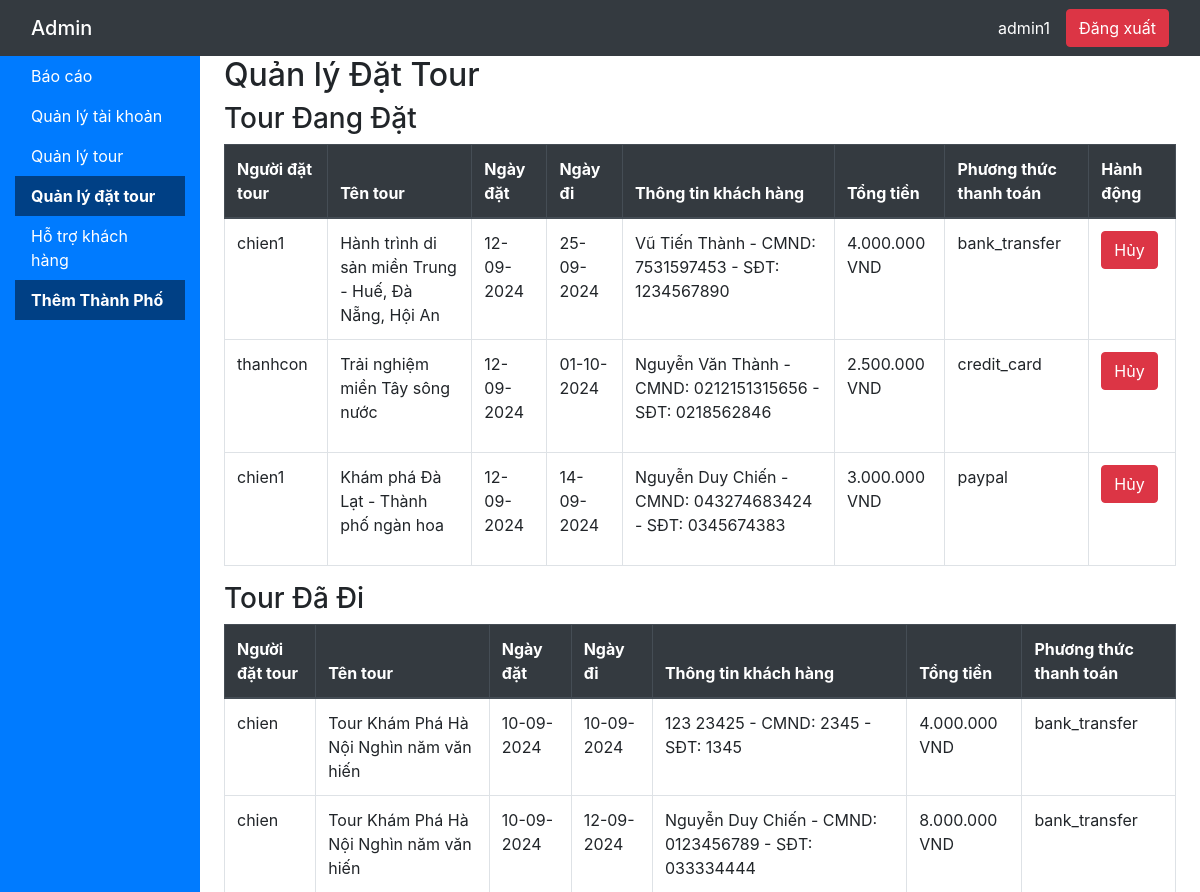
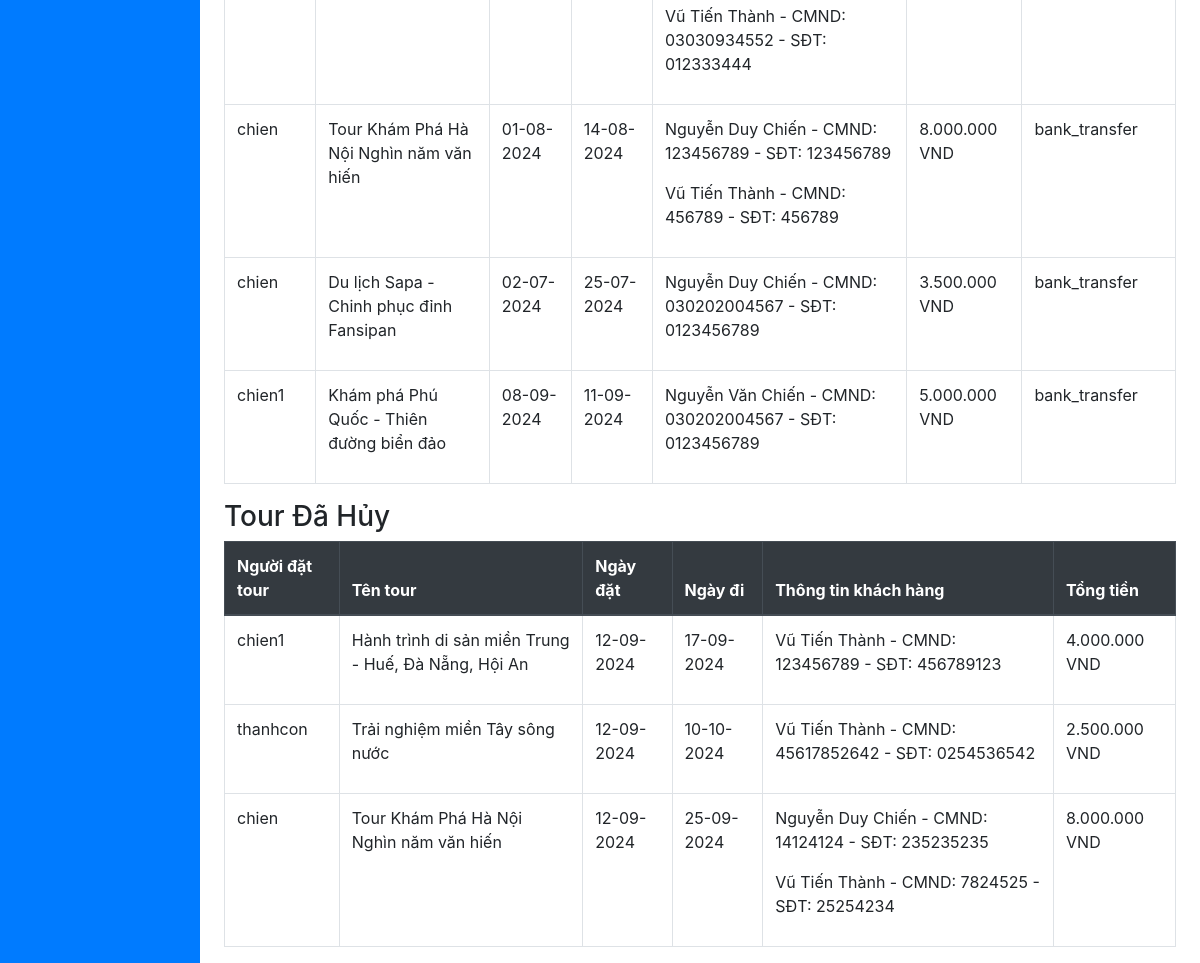
The app's page /admin/manage_bookings.php (signed in) with its own data (2 pictures, top to bottom).
### tables this page shows
CREATE TABLE `bookings` (
  `booking_id` int(11) NOT NULL,
  `user_id` int(11) DEFAULT NULL,
  `tour_id` int(11) DEFAULT NULL,
  `booking_date` datetime NOT NULL,
  `departure_date` date NOT NULL,
  `quantity` int(11) NOT NULL,
  `total_price` decimal(10,2) NOT NULL,
  `booking_status` enum('pending','complete','cancel') NOT NULL
);

CREATE TABLE `users` (
  `user_id` int(11) NOT NULL,
  `username` varchar(255) NOT NULL,
  `password` varchar(255) NOT NULL,
  `email` varchar(255) NOT NULL,
  `phone` varchar(20) DEFAULT NULL,
  `user_type` enum('user','admin') NOT NULL
);

CREATE TABLE `tours` (
  `tour_id` int(11) NOT NULL,
  `title` varchar(255) NOT NULL,
  `description` longtext DEFAULT NULL,
  `url_img` text DEFAULT NULL,
  `itinerary` longtext DEFAULT NULL,
  `duration` int(11) NOT NULL,
  `price` int(11) NOT NULL,
  `city_id` int(11) DEFAULT NULL
);

CREATE TABLE `customers` (
  `customer_id` int(11) NOT NULL,
  `first_name` varchar(255) NOT NULL,
  `last_name` varchar(255) NOT NULL,
  `id_card_number` varchar(20) DEFAULT NULL,
  `phone` varchar(15) DEFAULT NULL,
  `booking_id` int(11) DEFAULT NULL
);

CREATE TABLE `payments` (
  `payment_id` int(11) NOT NULL,
  `booking_id` int(11) DEFAULT NULL,
  `amount` decimal(10,2) NOT NULL,
  `payment_method` enum('credit_card','paypal','bank_transfer') NOT NULL,
  `payment_date` datetime NOT NULL
);

### admin/manage_bookings.php (the view, shortened to what this page needs)
<?php
$servername = "localhost";
$username = "root";
$password = "";
$dbname = "tour_booking";
$conn = new mysqli($servername, $username, $password, $dbname);
$sql = "SELECT b.booking_id, b.booking_date, b.departure_date, b.total_price, b.booking_status,
               u.username as user_name, t.title as tour_title, p.payment_method
        FROM bookings b
        JOIN users u ON b.user_id = u.user_id
        JOIN tours t ON b.tour_id = t.tour_id
        LEFT JOIN payments p ON b.booking_id = p.booking_id";
$result = $conn->query($sql);
$customer_sql = "SELECT c.booking_id, CONCAT(c.first_name, ' ', c.last_name) as customer_name, c.id_card_number, c.phone
                 FROM customers c";
$customer_result = $conn->query($customer_sql);
$customers_by_booking = [];
while ($row = $customer_result->fetch_assoc()) {
    if (!isset($customers_by_booking[$row['booking_id']])) {
        $customers_by_booking[$row['booking_id']] = [];
    }
    $customers_by_booking[$row['booking_id']][] = $row;
}
$bookings = [
    'pending' => [],
    'complete' => [],
    'cancel' => []
];
while ($row = $result->fetch_assoc()) {
    $status = $row['booking_status'];
    $bookings[$status][] = $row;
}
?>
<!DOCTYPE html>
<html lang="en">
<head>
    <link href="https://stackpath.bootstrapcdn.com/bootstrap/4.5.2/css/bootstrap.min.css" rel="stylesheet">
    <link rel="stylesheet" href="../admin/admin.css">
</head>
<body>
    <nav class="navbar navbar-dark bg-dark">
        <div class="container-fluid d-flex justify-content-between">
            <span class="navbar-brand mb-0 h1">Admin</span>
            <div class="d-flex align-items-center">
                <span class="navbar-text text-white mr-3" id="admin-username">
                    <?php echo htmlspecialchars($_SESSION['username']); ?>
                </span>
                <form method="post" class="mb-0">
                    <button class="btn btn-danger" type="submit" name="logout">Đăng xuất</button>
                </form>
            </div>
        </div>
    </nav>
    <div class="container-fluid">
        <div class="row">
            <nav class="col-md-3 col-lg-2 d-md-block sidebar">
                <div class="sidebar-sticky">
                    <ul class="nav flex-column">
                        <li class="nav-item">
                            <a class="nav-link" href="report.php">Báo cáo</a>
                        </li>
                        <li class="nav-item">
                            <a class="nav-link" href="manage_accounts.php">Quản lý tài khoản</a>
                        </li>
                        <li class="nav-item">
                            <a class="nav-link" href="manage_tours.php">Quản lý tour</a>
                        </li>
                        <li class="nav-item">
                            <a class="nav-link active" href="manage_bookings.php">Quản lý đặt tour</a>
                        </li>
                        <li class="nav-item">
                            <a class="nav-link" href="customer_support.php">Hỗ trợ khách hàng</a>
                        </li>
                        <li class="nav-item">
                            <a class="nav-link active" href="add_city.php">Thêm Thành Phố</a>
                        </li>
                    </ul>
                </div>
            </nav>
            <main class="col-md-9 ml-sm-auto col-lg-10 px-4">
                <h2>Quản lý Đặt Tour</h2>
                <h3>Tour Đang Đặt</h3>
                <div class="table-responsive">
                    <table class="table table-bordered table-hover">
                        <thead class="thead-dark">
                            <tr>
                                <th>Người đặt tour</th>
                                <th>Tên tour</th>
                                <th>Ngày đặt</th>
                                <th>Ngày đi</th>
                                <th>Thông tin khách hàng</th>
                                <th>Tổng tiền</th>
                                <th>Phương thức thanh toán</th>
                                <th>Hành động</th>
                            </tr>
                        </thead>
                        <tbody>
                            <?php if (!empty($bookings['pending'])) : ?>
                                <?php foreach ($bookings['pending'] as $row) : ?>
                                    <tr>
                                        <td><?php echo htmlspecialchars($row['user_name']); ?></td>
                                        <td><?php echo htmlspecialchars($row['tour_title']); ?></td>
                                        <td><?php echo htmlspecialchars(date('d-m-Y', strtotime($row['booking_date']))); ?></td>
                                        <td><?php echo htmlspecialchars(date('d-m-Y', strtotime($row['departure_date']))); ?></td>
                                        <td>
                                            <?php
                                            if (isset($customers_by_booking[$row['booking_id']])) {
                                                foreach ($customers_by_booking[$row['booking_id']] as $customer) {
                                                    echo '<p>' . htmlspecialchars($customer['customer_name']) . ' - CMND: ' . htmlspecialchars($customer['id_card_number']) . ' - SĐT: ' . htmlspecialchars($customer['phone']) . '</p>';
                                                }
                                            } else {
                                                echo 'Không có thông tin khách hàng';
                                            }
                                            ?>
                                        </td>
                                        <td><?php echo number_format($row['total_price'], 0, ',', '.') . ' VND'; ?></td>
                                        <td><?php echo htmlspecialchars($row['payment_method']); ?></td>
                                        <td>
                                            <form method="post" class="mb-0">
                                                <button class="btn btn-danger" type="submit">Hủy</button>
                                            </form>
                                        </td>
                                    </tr>
                                <?php endforeach; ?>
                            <?php else : ?>
                                <tr>
                                    <td colspan="8">Không có đơn đặt tour nào</td>
                                </tr>
                            <?php endif; ?>
                        </tbody>
                    </table>
                </div>
                <h3>Tour Đã Đi</h3>
                <div class="table-responsive">
                    <table class="table table-bordered table-hover">
                        <thead class="thead-dark">
                            <tr>
                                <th>Người đặt tour</th>
                                <th>Tên tour</th>
                                <th>Ngày đặt</th>
                                <th>Ngày đi</th>
                                <th>Thông tin khách hàng</th>
                                <th>Tổng tiền</th>
                                <th>Phương thức thanh toán</th>
                            </tr>
                        </thead>
                        <tbody>
                            <?php if (!empty($bookings['complete'])) : ?>
                                <?php foreach ($bookings['complete'] as $row) : ?>
                                    <tr>
                                        <td><?php echo htmlspecialchars($row['user_name']); ?></td>
                                        <td><?php echo htmlspecialchars($row['tour_title']); ?></td>
                                        <td><?php echo htmlspecialchars(date('d-m-Y', strtotime($row['booking_date']))); ?></td>
                                        <td><?php echo htmlspecialchars(date('d-m-Y', strtotime($row['departure_date']))); ?></td>
                                        <td>
                                            <?php
                                            if (isset($customers_by_booking[$row['booking_id']])) {
                                                foreach ($customers_by_booking[$row['booking_id']] as $customer) {
                                                    echo '<p>' . htmlspecialchars($customer['customer_name']) . ' - CMND: ' . htmlspecialchars($customer['id_card_number']) . ' - SĐT: ' . htmlspecialchars($customer['phone']) . '</p>';
                                                }
                                            } else {
                                                echo 'Không có thông tin khách hàng';
                                            }
                                            ?>
                                        </td>
                                        <td><?php echo number_format($row['total_price'], 0, ',', '.') . ' VND'; ?></td>
                                        <td><?php echo htmlspecialchars($row['payment_method']); ?></td>
                                    </tr>
                                <?php endforeach; ?>
                            <?php else : ?>
                                <tr>
                                    <td colspan="7">Không có đơn đặt tour nào</td>
                                </tr>
                            <?php endif; ?>
                        </tbody>
                    </table>
                </div>
                <h3>Tour Đã Hủy</h3>
                <div class="table-responsive">
                    <table class="table table-bordered table-hover">
                        <thead class="thead-dark">
                            <tr>
                                <th>Người đặt tour</th>
                                <th>Tên tour</th>
                                <th>Ngày đặt</th>
                                <th>Ngày đi</th>
                                <th>Thông tin khách hàng</th>
                                <th>Tổng tiền</th>
                            </tr>
                        </thead>
                        <tbody>
                            <?php if (!empty($bookings['cancel'])) : ?>
                                <?php foreach ($bookings['cancel'] as $row) : ?>
                                    <tr>
                                        <td><?php echo htmlspecialchars($row['user_name']); ?></td>
                                        <td><?php echo htmlspecialchars($row['tour_title']); ?></td>
                                        <td><?php echo htmlspecialchars(date('d-m-Y', strtotime($row['booking_date']))); ?></td>
                                        <td><?php echo htmlspecialchars(date('d-m-Y', strtotime($row['departure_date']))); ?></td>
                                        <td>
                                            <?php
                                            if (isset($customers_by_booking[$row['booking_id']])) {
                                                foreach ($customers_by_booking[$row['booking_id']] as $customer) {
                                                    echo '<p>' . htmlspecialchars($customer['customer_name']) . ' - CMND: ' . htmlspecialchars($customer['id_card_number']) . ' - SĐT: ' . htmlspecialchars($customer['phone']) . '</p>';
                                                }
                                            } else {
                                                echo 'Không có thông tin khách hàng';
                                            }
                                            ?>
                                        </td>
                                        <td><?php echo number_format($row['total_price'], 0, ',', '.') . ' VND'; ?></td>
                                    </tr>
                                <?php endforeach; ?>
                            <?php else : ?>
                                <tr>
                                    <td colspan="6">Không có đơn đặt tour nào</td>
                                </tr>
                            <?php endif; ?>
                        </tbody>
                    </table>
                </div>
            </main>
        </div>
    </div>
</body>
</html>

### css/admin.css (style rules this page uses)
.sidebar { background-color: #007bff; color: white; min-height: 100vh; }
.sidebar .nav-link { color: white; background-color: #007bff; }
.sidebar .nav-link.active { background-color: #004085; color: white; }
.navbar-text { margin-right: 10px; }
.table thead { background-color: #007bff; color: white; }
.nav-link.active { font-weight: bold; background-color: #007bff; color: #fff; }

### records on screen
bookings: user.username "chien1", tour.title "Hành trình di sản miền Trung - Huế, Đà Nẵng, Hội An", booking_date "12-09-2024", departure_date "25-09-2024", total_price "4.000.000", payments.payment_method "bank_transfer"
customers: customer_name "Vũ Tiến Thành", id_card_number "7531597453", phone "1234567890"
bookings: user.username "thanhcon", tour.title "Trải nghiệm miền Tây sông nước", booking_date "12-09-2024", departure_date "01-10-2024", total_price "2.500.000", payments.payment_method "credit_card"
customers: customer_name "Nguyễn Văn Thành", id_card_number "0212151315656", phone "0218562846"
bookings: user.username "chien1", tour.title "Khám phá Đà Lạt - Thành phố ngàn hoa", booking_date "12-09-2024", departure_date "14-09-2024", total_price "3.000.000", payments.payment_method "paypal"
customers: customer_name "Nguyễn Duy Chiến", id_card_number "043274683424", phone "0345674383"
bookings: user.username "chien", tour.title "Tour Khám Phá Hà Nội Nghìn năm văn hiến", booking_date "10-09-2024", departure_date "10-09-2024", total_price "4.000.000", payments.payment_method "bank_transfer"
customers: customer_name "123 23425", id_card_number "2345", phone "1345"
bookings: user.username "chien", tour.title "Tour Khám Phá Hà Nội Nghìn năm văn hiến", booking_date "10-09-2024", departure_date "12-09-2024", total_price "8.000.000", payments.payment_method "bank_transfer"
customers: customer_name "Nguyễn Duy Chiến", id_card_number "0123456789", phone "033334444"
customers: customer_name "Vũ Tiến Thành", id_card_number "03030934552", phone "012333444"
bookings: user.username "chien", tour.title "Tour Khám Phá Hà Nội Nghìn năm văn hiến", booking_date "01-08-2024", departure_date "14-08-2024", total_price "8.000.000", payments.payment_method "bank_transfer"
customers: customer_name "Nguyễn Duy Chiến", id_card_number "123456789", phone "123456789"
customers: customer_name "Vũ Tiến Thành", id_card_number "456789", phone "456789"
bookings: user.username "chien", tour.title "Du lịch Sapa - Chinh phục đỉnh Fansipan", booking_date "02-07-2024", departure_date "25-07-2024", total_price "3.500.000", payments.payment_method "bank_transfer"
customers: customer_name "Nguyễn Duy Chiến", id_card_number "030202004567", phone "0123456789"
bookings: user.username "chien1", tour.title "Khám phá Phú Quốc - Thiên đường biển đảo", booking_date "08-09-2024", departure_date "11-09-2024", total_price "5.000.000", payments.payment_method "bank_transfer"
customers: customer_name "Nguyễn Văn Chiến", id_card_number "030202004567", phone "0123456789"
bookings: user.username "chien1", tour.title "Hành trình di sản miền Trung - Huế, Đà Nẵng, Hội An", booking_date "12-09-2024", departure_date "17-09-2024", total_price "4.000.000"
customers: customer_name "Vũ Tiến Thành", id_card_number "123456789", phone "456789123"
bookings: user.username "thanhcon", tour.title "Trải nghiệm miền Tây sông nước", booking_date "12-09-2024", departure_date "10-10-2024", total_price "2.500.000"
customers: customer_name "Vũ Tiến Thành", id_card_number "45617852642", phone "0254536542"
bookings: user.username "chien", tour.title "Tour Khám Phá Hà Nội Nghìn năm văn hiến", booking_date "12-09-2024", departure_date "25-09-2024", total_price "8.000.000"
customers: customer_name "Nguyễn Duy Chiến", id_card_number "14124124", phone "235235235"
customers: customer_name "Vũ Tiến Thành", id_card_number "7824525", phone "25254234"

### other values on screen
$_SESSION['username'] "admin1"
